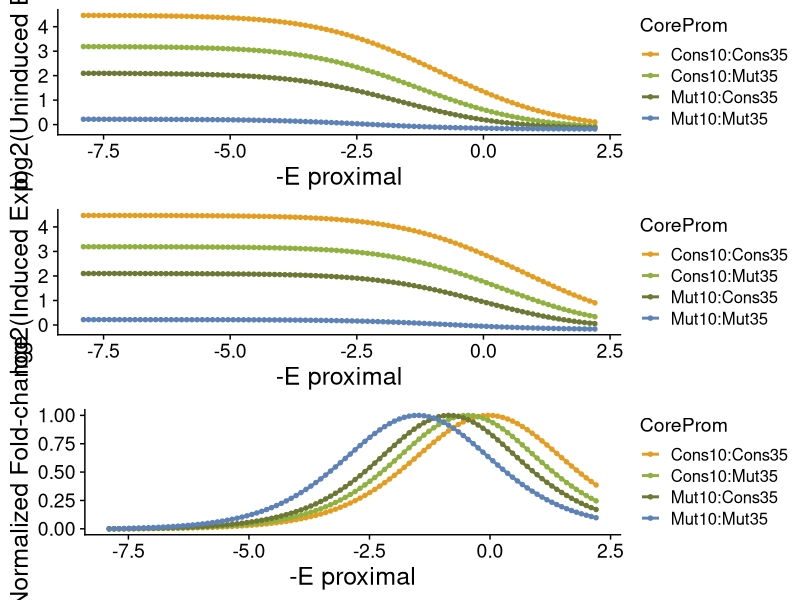
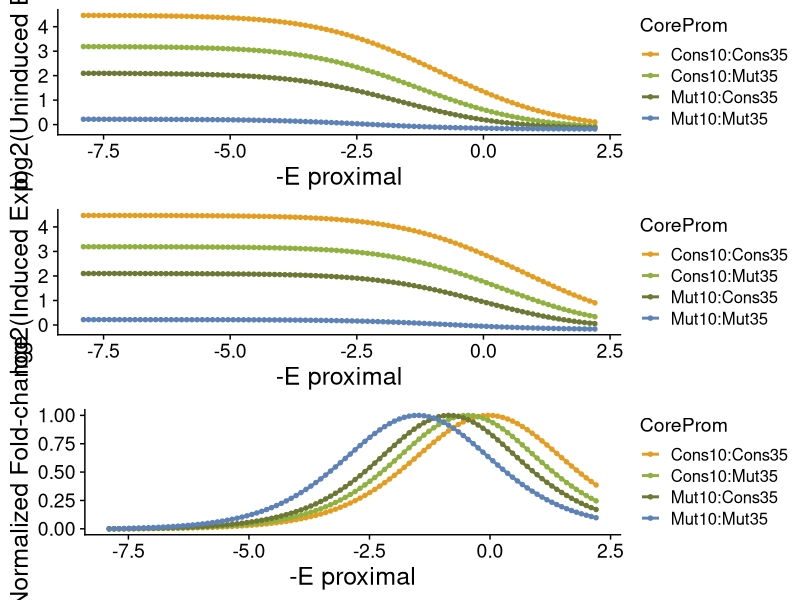

R code for these plots, in order:
## ---- chunk 1
knitr::opts_knit$set(root.dir = '../processed_data')
## ---- chunk 2
library(dplyr)
library(ggplot2)
require(cowplot)
theme_set(theme_cowplot())
## ---- chunk 3
model_data = read.table('../processed_data/modelExp.txt', sep = '\t', header = TRUE)
## ---- chunk 4
# Figure 3D

A <- model_data %>% 
  mutate(CoreProm = ifelse(E10 == 0 & E35 == -1.96, "Cons10:Cons35", 
                    ifelse(E10 == 0 & E35 == 0.66, "Cons10:Mut35",
                    ifelse(E10 == 3.77 & E35 == -1.96, "Mut10:Cons35", "Mut10:Mut35")))) %>%
  filter(Edist == -2.09) %>%
  group_by(CoreProm) %>%
  mutate(norm_unind_exp = (uninduced_exp-min(uninduced_exp))/(max(uninduced_exp)-min(uninduced_exp))) %>%
  ggplot(aes(x = -Eprox, y = log2(uninduced_exp))) + 
  stat_smooth(aes(color = CoreProm), method = "lm", formula = y ~ poly(x, 7), se = FALSE) +
  geom_point(aes(color = CoreProm), size = 1.2) +
  scale_color_manual(values = c("#E39E22", "#90B13F", "#6E7835", "#5C82B7")) +
  labs(x = "-E proximal", y = "log2(Uninduced Exp)") +
  theme(axis.title.x=element_text(size=18),
        axis.title.y=element_text(size=18),
        axis.text.x=element_text(size=14),
        axis.text.y=element_text(size=14))

B <- model_data %>% 
  mutate(CoreProm = ifelse(E10 == 0 & E35 == -1.96, "Cons10:Cons35", 
                    ifelse(E10 == 0 & E35 == 0.66, "Cons10:Mut35",
                    ifelse(E10 == 3.77 & E35 == -1.96, "Mut10:Cons35", "Mut10:Mut35")))) %>%
  filter(Edist == -2.09) %>%
  group_by(CoreProm) %>%
  mutate(norm_ind_exp = (induced_exp-min(induced_exp))/(max(induced_exp)-min(induced_exp))) %>%
  ggplot(aes(x = -Eprox, y = log2(induced_exp))) + 
  stat_smooth(aes(color = CoreProm), method = "lm", formula = y ~ poly(x, 6), se = FALSE) +
  geom_point(aes(color = CoreProm), size = 1.2) +
  scale_color_manual(values = c("#E39E22", "#90B13F", "#6E7835", "#5C82B7")) +
  labs(x = "-E proximal", y = "log2(Induced Exp)") +
  theme(axis.title.x=element_text(size=18),
        axis.title.y=element_text(size=18),
        axis.text.x=element_text(size=14),
        axis.text.y=element_text(size=14))


C <- model_data %>% 
  mutate(CoreProm = ifelse(E10 == 0 & E35 == -1.96, "Cons10:Cons35", 
                    ifelse(E10 == 0 & E35 == 0.66, "Cons10:Mut35",
                    ifelse(E10 == 3.77 & E35 == -1.96, "Mut10:Cons35", "Mut10:Mut35")))) %>%
  filter(Edist == -2.09) %>%
  group_by(CoreProm) %>%
  mutate(norm_FC = (fold_change-min(fold_change))/(max(fold_change)-min(fold_change))) %>%
  ggplot(aes(x = -Eprox, y = norm_FC)) + 
  stat_smooth(aes(color = CoreProm), method = "lm", formula = y ~ poly(x, 12), se = FALSE) +
  geom_point(aes(color = CoreProm), size = 1.2) +
  scale_color_manual(values = c("#E39E22", "#90B13F", "#6E7835", "#5C82B7")) +
  labs(x = "-E proximal", y = "Normalized Fold-change") +
  theme(axis.title.x=element_text(size=18),
        axis.title.y=element_text(size=18),
        axis.text.x=element_text(size=14),
        axis.text.y=element_text(size=14))

plot_grid(A,B,C, ncol=1)

ggsave('../Figure3/Figure3D.pdf', height = 10, width = 9)
